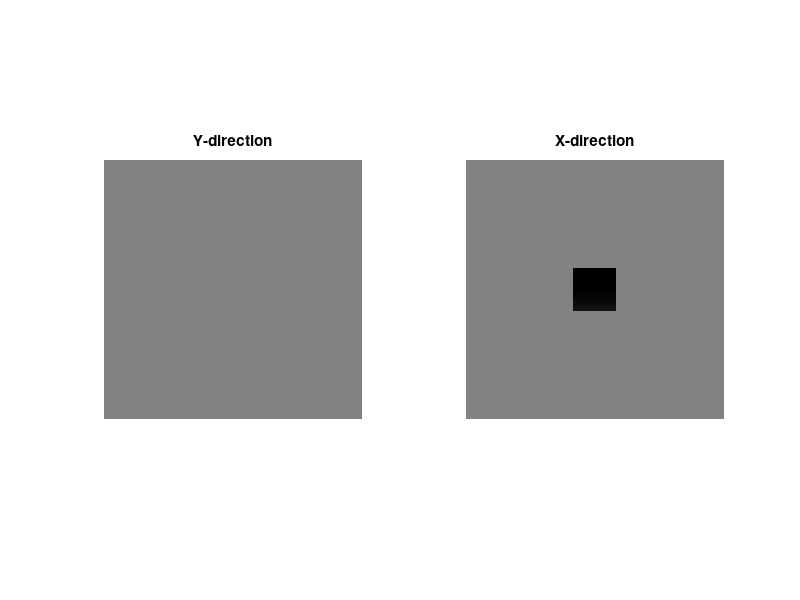

Reproduce this figure in MATLAB. (Note: this script raises an error after producing the figure.)
ceilfix = @(x)ceil(abs(x)).*sign(x);
orig=checkerboard>.5;

%Skew
s = 0.5;
A = cat(3, 255*ones(size(orig, 1))*.5, 255*ones(size(orig, 1))*.5);
%A = cat(3, 255*ones(10)*.5, 255*ones(10)*.5);
for i = 1:size(A, 1)
   A(i,:,2) = -ceilfix((size(A, 1)+1)/2 - i)*s;
end
A = padarray(A,[200 200],0.5*255);
figure(1)
subplot(1,2,1)
imshow(A(:,:,1), [0 255]);
title('Y-direction')
subplot(1,2,2)
imshow(A(:,:,2), [0 255]);
title('X-direction')

%Scale
A = cat(3, 255*ones(size(orig, 1))*.5, 255*ones(size(orig, 1))*.5);
%A = cat(3, 255*ones(10)*.5, 255*ones(10)*.5);
for i = 1:size(A, 2)
   A(:,:,2) = ceilfix(sqrt(spiral(size(A,1)))/2);
   A(:,:,1) = ceilfix(sqrt(spiral(size(A,1)))/2);
end
A = padarray(A,[200 200],0.5*255);
figure(2)
subplot(1,2,1)
imshow(A(:,:,1), [0 255]);
title('Y-direction')
subplot(1,2,2)
imshow(A(:,:,2), [0 255]);
title('X-direction')

%Rotate
A = cat(3, 255*ones(size(orig, 1))*.5, 255*ones(size(orig, 1))*.5);
%A = cat(3, 255*ones(10)*.5, 255*ones(10)*.5);
theta = 1;
for i = 1:size(A,2)
    A(i,:,2) = ceilfix((size(A, 2)+1)/2 - i);
    A(:,i,1) = -ceilfix((size(A, 2)+1)/2 - i);
end
A = padarray(A,[200 200],0.5*255);
figure(3)
subplot(1,2,1)
imshow(A(:,:,1), [0 255]);
title('Y-direction')
subplot(1,2,2)
imshow(A(:,:,2), [0 255]);
title('X-direction')

%Translate
A = cat(3, 255*ones(size(orig, 1))*.5, 255*ones(size(orig, 1))*.5);
%A = cat(3, 255*ones(10)*.5, 255*ones(10)*.5);
theta = 1;
for i = 1:size(A,2)
    A(i,:,2) = 5;
    A(:,i,1) = 5;
end
A = padarray(A,[200 200],0.5*255);
figure(4)
subplot(1,2,1)
imshow(A(:,:,1), [0 255]);
title('Y-direction')
subplot(1,2,2)
imshow(A(:,:,2), [0 255]);
title('X-direction')

%Fracture
A = cat(3, 255*ones(size(orig, 1))*.5, 255*ones(size(orig, 1))*.5);
%A = cat(3, 255*ones(10)*.5, 255*ones(10)*.5);
theta = 1;
for i = 1:size(A,2)
    A(:,i,1) = -sign(ceilfix((size(A, 2)+1)/2 - i))*5;
end
A = padarray(A,[200 200],0.5*255);
figure(5)
subplot(1,2,1)
imshow(A(:,:,1), [0 255]);
title('Y-direction')
subplot(1,2,2)
imshow(A(:,:,2), [0 255]);
title('X-direction')